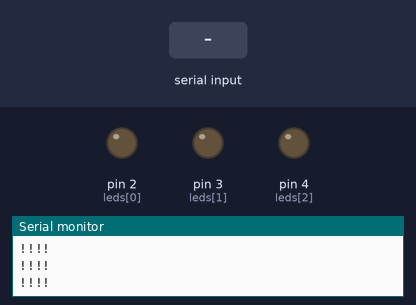
The sketch below on a simulated Arduino Uno, built with avr-gcc and run on an emulated ATmega328P. Parts: output pins drawn as LEDs (lit = HIGH), the last lines printed to the serial monitor. Inputs (shaded band) come from the test bench.

Above: at 1.2 s.
1.3 s: "1" received over Serial
At 1.65 s:
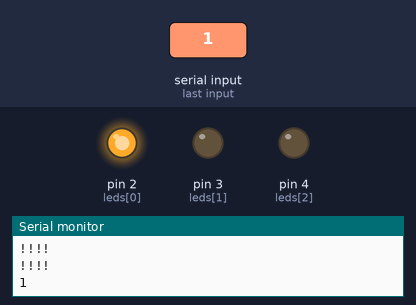
3.3 s: "2" received over Serial
At 3.45 s:
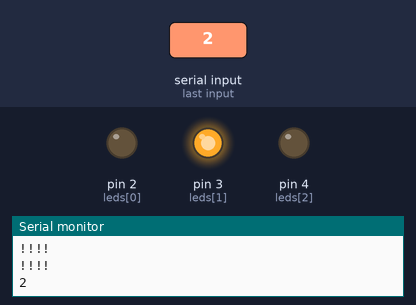
6.3 s: "3" received over Serial
At 6.45 s:
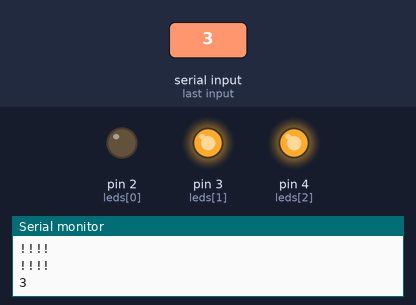
9.3 s: "4" received over Serial
At 9.45 s:
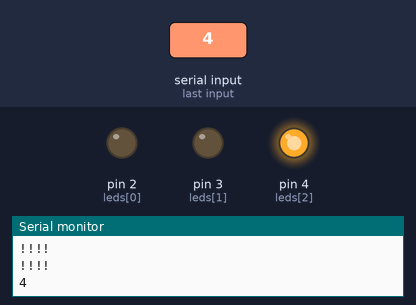
Timing chart, 0 to 12.1 s (numbered marks = the images above; inputs shaded):
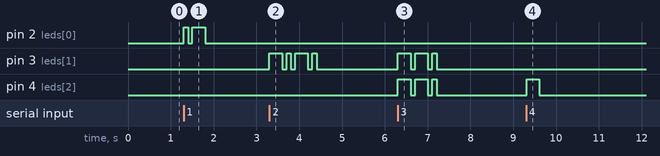

The sketch:

Lotus_genius.ino
```cpp
int longPause = 300;
int shortPause = 100;

int leds[] = {2, 3, 4};

char val; //data coming from Processing thru the Serial port

int numLites = 3; //the number of RGB lights

void setup() {

  for (int i = 0; i < numLites; i++) {

    pinMode(leds[i], OUTPUT); //sets all lights as OUTPUT

  }

  Serial.begin(9600); //opening Serial port

}

void loop() {
  doIt();
}

void doIt() {

  if (Serial.available() > 0) { //if there's data from processing
    val = Serial.read(); //read data from processing
    Serial.println(val); //print what is read

    if (val == '1') {
      aye(); //light patterns for "A"
    } else if (val == '2') {
      cee(); //light patterns for "C"
    } else if (val == '3') {
      gee(); //light patterns for "G"
    } else if (val == '4') {
      tee(); //light patterns for "T"
    }
    delay(300); //btwn letters
  } else {
    Serial.println("!!!!"); //prints this while waiting for data
    delay(50);
  }

}


void aye() {

  // turn off all the leds
  for (int i = 0; i < numLites; i++) {
    digitalWrite(leds[i], LOW);
  }

  // A sequence --> short long

  // short
  digitalWrite(leds[0], HIGH);
  delay(shortPause);
  digitalWrite(leds[0], LOW); //off
  delay(shortPause);

  // long
  digitalWrite(leds[0], HIGH);
  delay(longPause);
  digitalWrite(leds[0], LOW); //off
  delay(shortPause);

}

void cee() {

  // turn off all the leds
  for (int i = 0; i < numLites; i++) {
    digitalWrite(leds[i], LOW);
  }

  // C sequence --> long short long short

  // long
  digitalWrite(leds[1], HIGH);
  delay(longPause);
  digitalWrite(leds[1], LOW); //off
  delay(shortPause);
  // short
  digitalWrite(leds[1], HIGH);
  delay(shortPause);
  digitalWrite(leds[1], LOW); //off
  delay(shortPause);

  // long
  digitalWrite(leds[1], HIGH);
  delay(longPause);
  digitalWrite(leds[1], LOW); //off
  delay(shortPause);
  // short
  digitalWrite(leds[1], HIGH);
  delay(shortPause);
  digitalWrite(leds[1], LOW); //off
  delay(shortPause);

}

void tee() {

  // turn off all the leds
  for (int i = 0; i < numLites; i++) {
    digitalWrite(leds[i], LOW);
  }

  // T sequence --> long

  // long
  digitalWrite(leds[2], HIGH);
  delay(longPause);
  digitalWrite(leds[2], LOW); //off
  delay(shortPause);
}

void gee() {

  // turn off all the leds
  for (int i = 0; i < numLites; i++) {
    digitalWrite(leds[i], LOW);
  }

  // G sequence --> long long short

  // long
  digitalWrite(leds[2], HIGH);
  digitalWrite(leds[1], HIGH);
  delay(longPause);
  digitalWrite(leds[2], LOW); //off
  digitalWrite(leds[1], LOW); //off
  delay(shortPause);


  // long
  digitalWrite(leds[2], HIGH);
  digitalWrite(leds[1], HIGH);
  delay(longPause);
  digitalWrite(leds[2], LOW); //off
  digitalWrite(leds[1], LOW); //off
  delay(shortPause);

  // short
  digitalWrite(leds[2], HIGH);
  digitalWrite(leds[1], HIGH);
  delay(shortPause);
  digitalWrite(leds[2], LOW); //off
  digitalWrite(leds[1], LOW); //off
  delay(shortPause);

}
```

Measured:
- after the input at 1.3 s, pin 2 (leds[0]): LOW → HIGH at once, → LOW 0.10 s later, → HIGH 0.10 s later, → LOW 0.30 s later
- after the input at 3.3 s, pin 3 (leds[1]): LOW → HIGH at once, → LOW 0.30 s later, → HIGH 0.10 s later, → LOW 0.10 s later, … (8 changes in this stretch)
- after the input at 6.3 s, pin 3 (leds[1]), pin 4 (leds[2]): goes HIGH 0.30 s, LOW 0.10 s, HIGH 0.30 s, LOW 0.10 s, HIGH 0.10 s, then LOW, starting at once
- after the input at 9.3 s, pin 4 (leds[2]): LOW → HIGH at once, → LOW 0.30 s later
